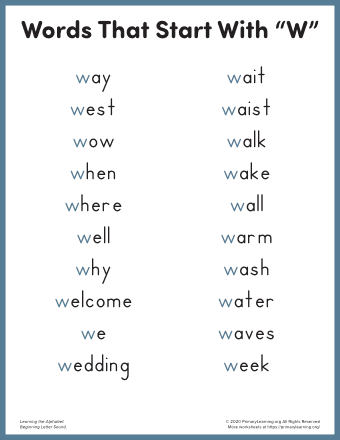
#> input picture scanners_js/tester.png, 340 x 440 px, given in place of IMG_2231.jpg, which was not available
$ jupyter execute --allow-errors critter.ipynb   (text cells are left out)
#> lines starting #> are read from the running program, lines starting #| are printed output that depends on the picture; pictures that were not available may be replaced by others from this repository, and a replacement may not be noted
[cell 1]
# Imports
import cv2
import numpy as np
import math
import pandas as pd

[cell 2]
def distance(p1: tuple[int, int], p2: tuple[int, int]) -> float:
    dist = math.sqrt((p2[0] - p1[0])**2 + (p2[1] - p1[1])**2) # distance formula
    return(dist)

[cell 3]
def editors(sample):
    # Makes it one channel
    gray = cv2.cvtColor(sample, cv2.COLOR_BGR2GRAY)

    # Closing operation
    kernel = np.ones((5, 5), np.uint8)
    img = cv2.morphologyEx(gray, cv2.MORPH_CLOSE, kernel, iterations= 25)

    # Filtering and fixing
    img = cv2.GaussianBlur(img, (11, 11), 0)
    ret, thresh = cv2.threshold(img, 140, 225, cv2.THRESH_BINARY)

    #Finding Canny Lines
    canny = cv2.Canny(thresh, 0, 200)
    canny = cv2.dilate(canny, cv2.getStructuringElement(cv2.MORPH_ELLIPSE, (5, 5)))
    canny = np.float32(canny)
    return(canny)

[cell 4]
def cornerLexy(canny):
    dst = cv2.cornerHarris(canny , 5, 3, 0.04)
    ret, dst = cv2.threshold(dst, 0.1*dst.max(), 255, 0)
    dst = np.uint8(dst)
    ret, labels, stats, centroids = cv2.connectedComponentsWithStats(dst)
    criteria = (cv2.TERM_CRITERIA_EPS + cv2.TERM_CRITERIA_MAX_ITER, 100, 0.001)
    corners = cv2.cornerSubPix(canny, np.float32(centroids),(5, 5), (-1, -1), criteria)
    return(corners)

[cell 5]
def corner_sort(sample,corners):
    w = sample.shape[1]
    h = sample.shape[0]

    df = pd.DataFrame(data = corners)
    halfwayx = min(df[0]) + ((max(df[0]) - min(df[0])) / 2)
    halfwayy = min(df[1]) + ((max(df[1]) - min(df[1])) / 2)

    botl = [item for item in corners if item[0] <= halfwayx and item[1] <= halfwayy]
    topl = [item for item in corners if item[0] <= halfwayx and item[1] >= halfwayy]
    botr = [item for item in corners if item[0] >= halfwayx and item[1] <= halfwayy]
    topr = [item for item in corners if item[0] >= halfwayx and item[1] >= halfwayy]

    dist1 = [distance(x, (0, 0)) for x in botl]
    dist2 = [distance(x, (0, h)) for x in topl]
    dist3 = [distance(x, (w, 0)) for x in botr]
    dist4 = [distance(x, (w, h)) for x in topr]

    bl = botl[dist1.index(min(dist1))]
    tl = topl[dist2.index(min(dist2))]
    br = botr[dist3.index(min(dist3))]
    tr = topr[dist4.index(min(dist4))]

    srccorners = np.array([bl, br, tr, tl], np.float32)
    return(bl,br,tl,tr,srccorners)

[cell 6]
def gather(bl, br, tl, tr):
    widtha = distance(bl, br)
    widthb = distance(tl, tr)
    mW = int(max(widtha, widthb))

    heighta = distance(br, tr)
    heightb = distance(bl, tl)
    mH = int(max(heighta, heightb))

    destcorners = np.array([(0, 0), (mW, 0), (mW, mH), (0, mH)], np.float32)
    return(mW,mH,destcorners)

[cell 7]
def persp_match(sample, srccorners, destcorners, mW, mH):
    matrix = cv2.getPerspectiveTransform(srccorners, destcorners)
    result = cv2.warpPerspective(sample, matrix, (mW, mH))
    return(result)

[cell 8]
def cleaning(result):
    #Thresholding
    gray = cv2.cvtColor(result, cv2.COLOR_BGR2GRAY)
    ret, thresh3 = cv2.threshold(gray, 127, 225, cv2.THRESH_BINARY)

    #Removing Noise
    img2 = cv2.GaussianBlur(thresh3, (11, 11), 0)
    canny2 = cv2.Canny(img2, 0, 200)
    return(canny2)

[cell 9]
def boxer(result,canny2,mW,mH):
    center = []
    rectangles = []
    contours = cv2.findContours(canny2, cv2.RETR_EXTERNAL, cv2.CHAIN_APPROX_SIMPLE)
    contours = contours[0 if len(contours) == 2 else 1]
    for cntr in contours:
        x, y, w, h = cv2.boundingRect(cntr)
        if (w*h >= mW*mH*0.00028) and (w + h <= (mW+mH)*0.1):
            cv2.rectangle(result, (x, y), (x + w, y + h), (0, 0, 255), 2)
            rectangles.append([x, y, w, h])
            center.append((x + (0.5*w), y + (0.5*h)))
    return(center)

[cell 10]
def cartographer(result,mW,mH):
    # [13 lines of commented-out code are left out]
    x_bounds = np.arange(0, mW, (1 / 12)*mW).tolist()
    y_bounds = np.arange(0, mH, (1 / 8.4)*mH).tolist()
    return(x_bounds,y_bounds)

[cell 11]
def sorter(center,x_bounds,y_bounds):
    #Separating the coordinates into x and y
    cx = [item[0] for item in center]
    cy = [item[1] for item in center]

    #Grid numbering
    gridx = [sum(1 for b in x_bounds if b < x) for x in cx]
    gridy = [sum(1 for b in y_bounds if b < y) for y in cy]
    return(gridx,gridy)

[cell 12]
def scanner(imagename):
    #Adding the pictures
#> called with imagename = 'IMG_2231.jpg'
    sample = cv2.imread(imagename, cv2.IMREAD_UNCHANGED)
#> sample is the input picture: shape (440, 340, 3); mean B, G, R 242, 240.5, 238.1
    #All of the things
    canny = editors(sample)
#> in editors, `gray = cv2.cvtColor(sample, cv2.COLOR_BGR2GRAY)`:
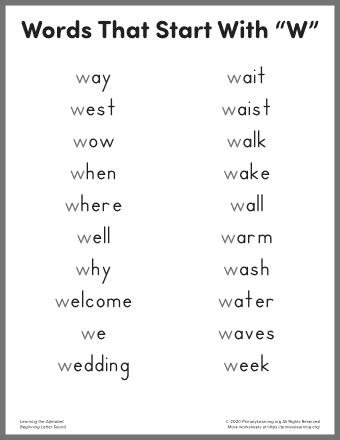
#> gray: shape (440, 340); min 33, max 255, mean 239.9
#> in editors, `img = cv2.morphologyEx(gray, cv2.MORPH_CLOSE, kernel, iterations= 25)`: img: shape (440, 340); every value is 255
#> in editors, `ret, thresh = cv2.threshold(img, 140, 225, cv2.THRESH_BINARY)`: thresh: shape (440, 340); every value is 225
#> in editors, `canny = cv2.Canny(thresh, 0, 200)`: canny: shape (440, 340); every value is 0
#> in editors, `canny = np.float32(canny)`: canny: shape (440, 340) float32; every value is 0
    corners = cornerLexy(canny)
#> in cornerLexy, `ret, labels, stats, centroids = cv2.connectedComponentsWithStats(dst)`: ret = 1; stats = [[0, 0, 340, 440, 149600]]; centroids = [[169.5, 219.5]]
#> corners = [[169.5, 219.5]]
    bl,br,tl,tr,srccorners = corner_sort(sample,corners)
#> in corner_sort, `df = pd.DataFrame(data = corners)`: df = table of 1 rows and 2 columns
#> in corner_sort, `halfwayx = min(df[0]) + ((max(df[0]) - min(df[0])) / 2)`: halfwayx = 169.5
#> in corner_sort, `halfwayy = min(df[1]) + ((max(df[1]) - min(df[1])) / 2)`: halfwayy = 219.5
#> in corner_sort, `botl = [item for item in corners if item[0] <= halfwayx and item[1] <=..`: botl = [[169.5, 219.5]]
#> in corner_sort, `dist1 = [distance(x, (0, 0)) for x in botl]`: dist1 = [277.3]
#> in corner_sort, `dist2 = [distance(x, (0, h)) for x in topl]`: dist2 = [278.1]
#> in corner_sort, `dist3 = [distance(x, (w, 0)) for x in botr]`: dist3 = [277.9]
#> in corner_sort, `dist4 = [distance(x, (w, h)) for x in topr]`: dist4 = [278.7]
#> in corner_sort, `bl = botl[dist1.index(min(dist1))]`: bl = [169.5, 219.5]
#> in corner_sort, `srccorners = np.array([bl, br, tr, tl], np.float32)`: srccorners = [[169.5, 219.5], [169.5, 219.5], [169.5, 219.5], [169.5, 219.5]]
#> bl = [169.5, 219.5]; br = [169.5, 219.5]; tl = [169.5, 219.5]; tr = [169.5, 219.5]
    mW,mH,destcorners = gather(bl,br,tl,tr)
#> in gather, `widtha = distance(bl, br)`: widtha = 0
#> in gather, `destcorners = np.array([(0, 0), (mW, 0), (mW, mH), (0, mH)], np.float32)`: destcorners = [[0, 0], [0, 0], [0, 0], [0, 0]]
#> mW = 0; mH = 0; destcorners = [[0, 0], [0, 0], [0, 0], [0, 0]]
    result = persp_match(sample, srccorners, destcorners, mW, mH)
#> in persp_match, `matrix = cv2.getPerspectiveTransform(srccorners, destcorners)`: matrix = [[-4.89e-32, -2.68e-31, 1.09e-33], [-8.35e-32, -1.95e-31, -5.45e-34], [0.707, 0.707, 1.79e-17]]
#> in persp_match, `result = cv2.warpPerspective(sample, matrix, (mW, mH))`:
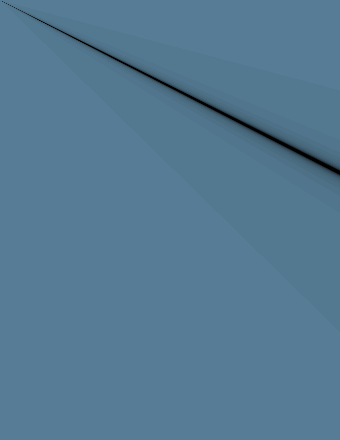
#> result: shape (440, 340, 3); mean B, G, R 145.7, 122.2, 84.1
    canny2 = cleaning(result)
#> in cleaning, `gray = cv2.cvtColor(result, cv2.COLOR_BGR2GRAY)`:
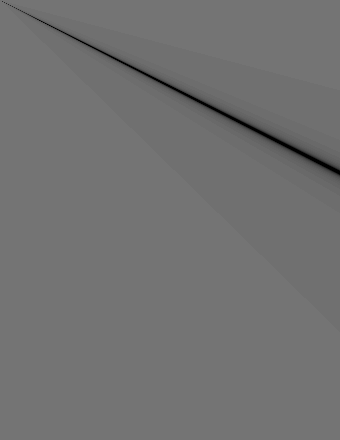
#> gray: shape (440, 340); min 0, max 116, mean 113.4
    center = boxer(result,canny2,mW,mH)
#> in boxer, `contours = cv2.findContours(canny2, cv2.RETR_EXTERNAL, cv2.CHAIN_APPRO..`: contours = 0 contours
#> in boxer, `contours = contours[0 if len(contours) == 2 else 1]`: contours = []
#> center = []
    x_bounds, y_bounds = cartographer(result,mW,mH)
    gridx,gridy = sorter(center,x_bounds,y_bounds)
    return(gridx,gridy)

[cell 13]
#sample = cv2.imread('IMG_2233.jpg', cv2.IMREAD_UNCHANGED)

[cell 14]
# something that allows users to upload 5 pictures
# maybe it requests user to do it in a specific order

images = ['IMG_2231.jpg', 'IMG_2232.jpg', 'IMG_2207.jpg', 'fish2test.jpg', 'IMG_2233.jpg']
collection_df = pd.DataFrame()
frames = ('bug1', 'bug2', 'fish1', 'fish2', 'sea')

#> (the rest of this cell did not finish here and is left out)

[cell 15]
#Comparing what we have vs the pedia
pediadf = pd.read_csv('Pedia.csv')
#> (reads Python/Pedia.csv from the repository)

#List with indicator, left-only means missing
#> (the rest of this cell did not finish here and is left out)

[cell 16]
# Users should be able to select their hemisphere, view/add/remove critters from their collection, see what they haven't caught
# that they can catch at that date/time, see what date/time they'd be able to catch the most new critters, change the date/time
# filter their collections to see caught/uncaught, maybe see percent done

[cell 17]
cap = cv2.VideoCapture(0)

while True:
    capture = False
    success, frame = cap.read()
    cv2.imshow('live', frame)
    if cv2.waitKey(1) & 0xFF ==ord('q'):
#> (key q is pressed here)
